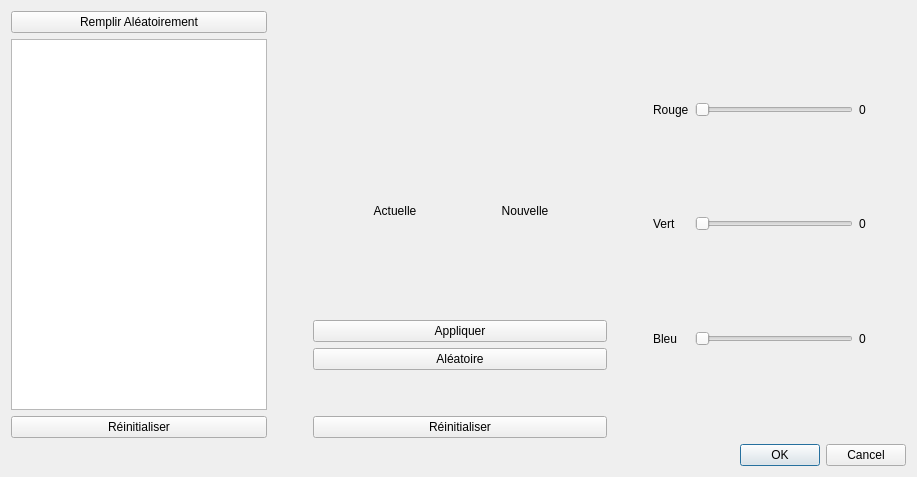
<?xml version="1.0" encoding="UTF-8"?>
<ui version="4.0">
 <class>DialogColorier</class>
 <widget class="QDialog" name="DialogColorier">
  <property name="geometry">
   <rect>
    <x>0</x>
    <y>0</y>
    <width>917</width>
    <height>477</height>
   </rect>
  </property>
  <property name="windowTitle">
   <string>Colorier</string>
  </property>
  <layout class="QVBoxLayout" name="verticalLayout_7">
   <item>
    <layout class="QHBoxLayout" name="horizontalLayout_4">
     <item>
      <layout class="QVBoxLayout" name="verticalLayout_3">
       <item>
        <widget class="QPushButton" name="_myPBAllHasard">
         <property name="text">
          <string>Remplir Aléatoirement</string>
         </property>
        </widget>
       </item>
       <item>
        <widget class="QTableView" name="_myColonneView">
         <property name="sizePolicy">
          <sizepolicy hsizetype="Minimum" vsizetype="Expanding">
           <horstretch>0</horstretch>
           <verstretch>0</verstretch>
          </sizepolicy>
         </property>
        </widget>
       </item>
       <item>
        <widget class="QPushButton" name="_myPBAllReinit">
         <property name="text">
          <string>Réinitialiser</string>
         </property>
        </widget>
       </item>
      </layout>
     </item>
     <item>
      <spacer name="horizontalSpacer_3">
       <property name="orientation">
        <enum>Qt::Horizontal</enum>
       </property>
       <property name="sizeType">
        <enum>QSizePolicy::Minimum</enum>
       </property>
       <property name="sizeHint" stdset="0">
        <size>
         <width>40</width>
         <height>20</height>
        </size>
       </property>
      </spacer>
     </item>
     <item>
      <layout class="QVBoxLayout" name="verticalLayout_6">
       <item>
        <spacer name="verticalSpacer_2">
         <property name="orientation">
          <enum>Qt::Vertical</enum>
         </property>
         <property name="sizeHint" stdset="0">
          <size>
           <width>20</width>
           <height>40</height>
          </size>
         </property>
        </spacer>
       </item>
       <item>
        <layout class="QVBoxLayout" name="verticalLayout_5">
         <item>
          <layout class="QHBoxLayout" name="horizontalLayout_3">
           <item>
            <spacer name="horizontalSpacer">
             <property name="orientation">
              <enum>Qt::Horizontal</enum>
             </property>
             <property name="sizeType">
              <enum>QSizePolicy::Minimum</enum>
             </property>
             <property name="sizeHint" stdset="0">
              <size>
               <width>40</width>
               <height>20</height>
              </size>
             </property>
            </spacer>
           </item>
           <item>
            <layout class="QVBoxLayout" name="verticalLayout_2">
             <item>
              <widget class="QLabel" name="label_7">
               <property name="text">
                <string>Actuelle</string>
               </property>
               <property name="alignment">
                <set>Qt::AlignCenter</set>
               </property>
              </widget>
             </item>
             <item>
              <widget class="QLabel" name="_myLOldColor">
               <property name="sizePolicy">
                <sizepolicy hsizetype="Expanding" vsizetype="Expanding">
                 <horstretch>0</horstretch>
                 <verstretch>0</verstretch>
                </sizepolicy>
               </property>
               <property name="minimumSize">
                <size>
                 <width>47</width>
                 <height>50</height>
                </size>
               </property>
               <property name="layoutDirection">
                <enum>Qt::LeftToRight</enum>
               </property>
               <property name="autoFillBackground">
                <bool>true</bool>
               </property>
               <property name="text">
                <string/>
               </property>
               <property name="textFormat">
                <enum>Qt::AutoText</enum>
               </property>
               <property name="scaledContents">
                <bool>false</bool>
               </property>
               <property name="alignment">
                <set>Qt::AlignCenter</set>
               </property>
              </widget>
             </item>
            </layout>
           </item>
           <item>
            <spacer name="horizontalSpacer_6">
             <property name="orientation">
              <enum>Qt::Horizontal</enum>
             </property>
             <property name="sizeType">
              <enum>QSizePolicy::Minimum</enum>
             </property>
             <property name="sizeHint" stdset="0">
              <size>
               <width>40</width>
               <height>20</height>
              </size>
             </property>
            </spacer>
           </item>
           <item>
            <layout class="QVBoxLayout" name="verticalLayout_4">
             <item>
              <widget class="QLabel" name="label_8">
               <property name="text">
                <string>Nouvelle</string>
               </property>
               <property name="alignment">
                <set>Qt::AlignCenter</set>
               </property>
              </widget>
             </item>
             <item>
              <widget class="QLabel" name="_myLNewColor">
               <property name="sizePolicy">
                <sizepolicy hsizetype="Expanding" vsizetype="Expanding">
                 <horstretch>0</horstretch>
                 <verstretch>0</verstretch>
                </sizepolicy>
               </property>
               <property name="minimumSize">
                <size>
                 <width>50</width>
                 <height>50</height>
                </size>
               </property>
               <property name="autoFillBackground">
                <bool>true</bool>
               </property>
               <property name="text">
                <string/>
               </property>
               <property name="alignment">
                <set>Qt::AlignCenter</set>
               </property>
              </widget>
             </item>
            </layout>
           </item>
           <item>
            <spacer name="horizontalSpacer_2">
             <property name="orientation">
              <enum>Qt::Horizontal</enum>
             </property>
             <property name="sizeType">
              <enum>QSizePolicy::Minimum</enum>
             </property>
             <property name="sizeHint" stdset="0">
              <size>
               <width>40</width>
               <height>20</height>
              </size>
             </property>
            </spacer>
           </item>
          </layout>
         </item>
         <item>
          <layout class="QVBoxLayout" name="verticalLayout">
           <item>
            <spacer name="verticalSpacer">
             <property name="orientation">
              <enum>Qt::Vertical</enum>
             </property>
             <property name="sizeType">
              <enum>QSizePolicy::Minimum</enum>
             </property>
             <property name="sizeHint" stdset="0">
              <size>
               <width>20</width>
               <height>40</height>
              </size>
             </property>
            </spacer>
           </item>
           <item>
            <widget class="QPushButton" name="myPushButtonAppliquer">
             <property name="text">
              <string>Appliquer</string>
             </property>
            </widget>
           </item>
           <item>
            <widget class="QPushButton" name="myPushButtonAleatoire">
             <property name="text">
              <string>Aléatoire</string>
             </property>
            </widget>
           </item>
           <item>
            <spacer name="verticalSpacer_4">
             <property name="orientation">
              <enum>Qt::Vertical</enum>
             </property>
             <property name="sizeHint" stdset="0">
              <size>
               <width>20</width>
               <height>40</height>
              </size>
             </property>
            </spacer>
           </item>
           <item>
            <widget class="QPushButton" name="myPushButtonReinit">
             <property name="text">
              <string>Réinitialiser</string>
             </property>
            </widget>
           </item>
          </layout>
         </item>
        </layout>
       </item>
      </layout>
     </item>
     <item>
      <layout class="QHBoxLayout" name="horizontalLayout_2">
       <item>
        <spacer name="horizontalSpacer_4">
         <property name="orientation">
          <enum>Qt::Horizontal</enum>
         </property>
         <property name="sizeType">
          <enum>QSizePolicy::Minimum</enum>
         </property>
         <property name="sizeHint" stdset="0">
          <size>
           <width>40</width>
           <height>20</height>
          </size>
         </property>
        </spacer>
       </item>
       <item>
        <layout class="QGridLayout" name="gridLayout">
         <item row="1" column="2">
          <widget class="QLabel" name="label_5">
           <property name="text">
            <string>0</string>
           </property>
          </widget>
         </item>
         <item row="2" column="1">
          <widget class="QSlider" name="myHorizontalSliderBleu">
           <property name="minimumSize">
            <size>
             <width>50</width>
             <height>0</height>
            </size>
           </property>
           <property name="maximum">
            <number>255</number>
           </property>
           <property name="orientation">
            <enum>Qt::Horizontal</enum>
           </property>
          </widget>
         </item>
         <item row="0" column="1">
          <widget class="QSlider" name="myHorizontalSliderRouge">
           <property name="minimumSize">
            <size>
             <width>50</width>
             <height>0</height>
            </size>
           </property>
           <property name="maximum">
            <number>255</number>
           </property>
           <property name="orientation">
            <enum>Qt::Horizontal</enum>
           </property>
          </widget>
         </item>
         <item row="0" column="0">
          <widget class="QLabel" name="label">
           <property name="text">
            <string>Rouge</string>
           </property>
          </widget>
         </item>
         <item row="2" column="0">
          <widget class="QLabel" name="label_3">
           <property name="text">
            <string>Bleu</string>
           </property>
          </widget>
         </item>
         <item row="1" column="1">
          <widget class="QSlider" name="myHorizontalSliderVert">
           <property name="minimumSize">
            <size>
             <width>50</width>
             <height>0</height>
            </size>
           </property>
           <property name="maximum">
            <number>255</number>
           </property>
           <property name="orientation">
            <enum>Qt::Horizontal</enum>
           </property>
          </widget>
         </item>
         <item row="2" column="2">
          <widget class="QLabel" name="label_6">
           <property name="text">
            <string>0</string>
           </property>
          </widget>
         </item>
         <item row="0" column="2">
          <widget class="QLabel" name="label_4">
           <property name="text">
            <string>0</string>
           </property>
          </widget>
         </item>
         <item row="1" column="0">
          <widget class="QLabel" name="label_2">
           <property name="text">
            <string>Vert</string>
           </property>
          </widget>
         </item>
         <item row="1" column="3">
          <spacer name="horizontalSpacer_5">
           <property name="orientation">
            <enum>Qt::Horizontal</enum>
           </property>
           <property name="sizeType">
            <enum>QSizePolicy::Minimum</enum>
           </property>
           <property name="sizeHint" stdset="0">
            <size>
             <width>40</width>
             <height>20</height>
            </size>
           </property>
          </spacer>
         </item>
        </layout>
       </item>
      </layout>
     </item>
    </layout>
   </item>
   <item>
    <layout class="QHBoxLayout" name="horizontalLayout"/>
   </item>
   <item>
    <widget class="QDialogButtonBox" name="buttonBox">
     <property name="orientation">
      <enum>Qt::Horizontal</enum>
     </property>
     <property name="standardButtons">
      <set>QDialogButtonBox::Cancel|QDialogButtonBox::Ok</set>
     </property>
    </widget>
   </item>
  </layout>
 </widget>
 <resources/>
 <connections>
  <connection>
   <sender>buttonBox</sender>
   <signal>accepted()</signal>
   <receiver>DialogColorier</receiver>
   <slot>accept()</slot>
   <hints>
    <hint type="sourcelabel">
     <x>227</x>
     <y>428</y>
    </hint>
    <hint type="destinationlabel">
     <x>157</x>
     <y>274</y>
    </hint>
   </hints>
  </connection>
  <connection>
   <sender>buttonBox</sender>
   <signal>rejected()</signal>
   <receiver>DialogColorier</receiver>
   <slot>reject()</slot>
   <hints>
    <hint type="sourcelabel">
     <x>295</x>
     <y>434</y>
    </hint>
    <hint type="destinationlabel">
     <x>286</x>
     <y>274</y>
    </hint>
   </hints>
  </connection>
  <connection>
   <sender>myHorizontalSliderRouge</sender>
   <signal>valueChanged(int)</signal>
   <receiver>label_4</receiver>
   <slot>setNum(int)</slot>
   <hints>
    <hint type="sourcelabel">
     <x>535</x>
     <y>105</y>
    </hint>
    <hint type="destinationlabel">
     <x>562</x>
     <y>102</y>
    </hint>
   </hints>
  </connection>
  <connection>
   <sender>myHorizontalSliderVert</sender>
   <signal>valueChanged(int)</signal>
   <receiver>label_5</receiver>
   <slot>setNum(int)</slot>
   <hints>
    <hint type="sourcelabel">
     <x>535</x>
     <y>207</y>
    </hint>
    <hint type="destinationlabel">
     <x>560</x>
     <y>209</y>
    </hint>
   </hints>
  </connection>
  <connection>
   <sender>myHorizontalSliderBleu</sender>
   <signal>valueChanged(int)</signal>
   <receiver>label_6</receiver>
   <slot>setNum(int)</slot>
   <hints>
    <hint type="sourcelabel">
     <x>530</x>
     <y>308</y>
    </hint>
    <hint type="destinationlabel">
     <x>560</x>
     <y>312</y>
    </hint>
   </hints>
  </connection>
 </connections>
</ui>
